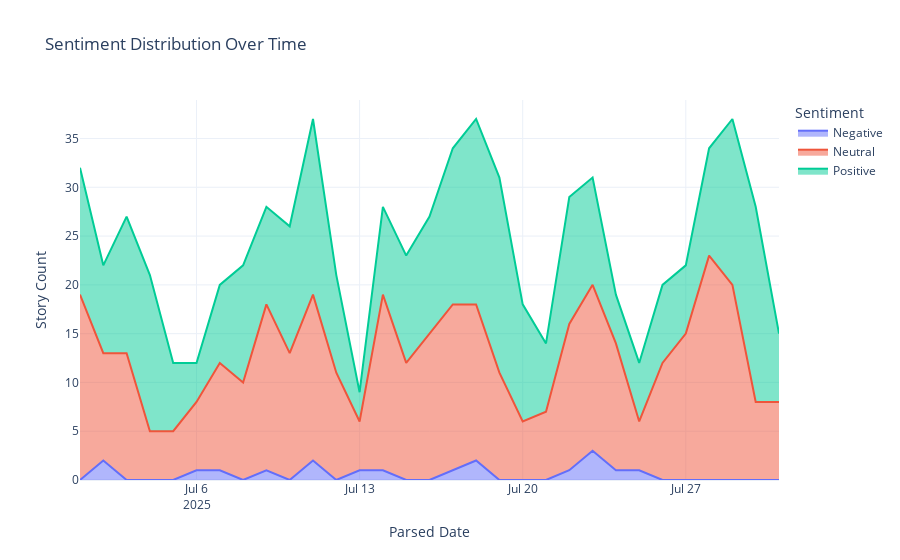

This figure's notebook cell:
### Code cell
# ---------------------------------------------
# Challenge 3: Sentiment Trends (Optimized for Large Datasets)
# ---------------------------------------------
# This cell visualizes sentiment distribution over time, using efficient filtering and aggregation.
# Optimization: Vectorized groupby, memory management.

# Use the cleaned DataFrame for all analysis
df = df_final

# 1. Efficient Filtering: Only keep stories with valid dates and sentiment
df_sentiment_trend = df[df['Parsed Date'].notnull() & df['Sentiment'].notnull()]

sentiment_daily = df_sentiment_trend.groupby(['Parsed Date', 'Sentiment']).size().unstack(fill_value=0)
sentiment_daily.plot.area(figsize=(12,6), cmap='coolwarm', alpha=0.7)
plt.title('Sentiment Distribution Over Time')
plt.xlabel('Date')
plt.ylabel('Story Count')
plt.legend(title='Sentiment')
plt.tight_layout()
plt.show()

import plotly.express as px
fig = px.area(sentiment_daily, x=sentiment_daily.index, y=sentiment_daily.columns,
              title='Sentiment Distribution Over Time',
              labels={'value': 'Story Count', 'variable': 'Sentiment'})
fig.update_layout(template='plotly_white')
fig.show()

# Memory usage monitoring and cleanup
import sys
print(f"Memory usage (MB): {sys.getsizeof(df_sentiment_trend) / 1e6:.2f}")
del df_sentiment_trend

### Figure 1 — Plotly figure (JSON) as saved in the notebook; plotly's stock layout.template omitted (floating-point values rounded to 4 significant figures)
{"data": [{"fillpattern": {"shape": ""}, "hovertemplate": "Sentiment=Negative<br>Parsed Date=%{x}<br>Story Count=%{y}<extra></extra>", "legendgroup": "Negative", "line": {"color": "#636efa"}, "marker": {"symbol": "circle"}, "mode": "lines", "name": "Negative", "orientation": "v", "showlegend": true, "stackgroup": "1", "type": "scatter", "x": ["2025-07-01T00:00:00.000000000", "2025-07-02T00:00:00.000000000", "2025-07-03T00:00:00.000000000", "2025-07-04T00:00:00.000000000", "2025-07-05T00:00:00.000000000", "2025-07-06T00:00:00.000000000", "2025-07-07T00:00:00.000000000", "2025-07-08T00:00:00.000000000", "2025-07-09T00:00:00.000000000", "2025-07-10T00:00:00.000000000", "2025-07-11T00:00:00.000000000", "2025-07-12T00:00:00.000000000", "2025-07-13T00:00:00.000000000", "2025-07-14T00:00:00.000000000", "2025-07-15T00:00:00.000000000", "2025-07-16T00:00:00.000000000", "2025-07-17T00:00:00.000000000", "2025-07-18T00:00:00.000000000", "2025-07-19T00:00:00.000000000", "2025-07-20T00:00:00.000000000", "2025-07-21T00:00:00.000000000", "2025-07-22T00:00:00.000000000", "2025-07-23T00:00:00.000000000", "2025-07-24T00:00:00.000000000", "2025-07-25T00:00:00.000000000", "2025-07-26T00:00:00.000000000", "2025-07-27T00:00:00.000000000", "2025-07-28T00:00:00.000000000", "2025-07-29T00:00:00.000000000", "2025-07-30T00:00:00.000000000", "2025-07-31T00:00:00.000000000"], "xaxis": "x", "y": [0, 2, 0, 0, 0, 1, 1, 0, 1, 0, 2, 0, 1, 1, 0, 0, 1, 2, 0, 0, 0, 1, 3, 1, 1, 0, 0, 0, 0, 0, 0], "yaxis": "y"}, {"fillpattern": {"shape": ""}, "hovertemplate": "Sentiment=Neutral<br>Parsed Date=%{x}<br>Story Count=%{y}<extra></extra>", "legendgroup": "Neutral", "line": {"color": "#EF553B"}, "marker": {"symbol": "circle"}, "mode": "lines", "name": "Neutral", "orientation": "v", "showlegend": true, "stackgroup": "1", "type": "scatter", "x": ["2025-07-01T00:00:00.000000000", "2025-07-02T00:00:00.000000000", "2025-07-03T00:00:00.000000000", "2025-07-04T00:00:00.000000000", "2025-07-05T00:00:00.000000000", "2025-07-06T00:00:00.000000000", "2025-07-07T00:00:00.000000000", "2025-07-08T00:00:00.000000000", "2025-07-09T00:00:00.000000000", "2025-07-10T00:00:00.000000000", "2025-07-11T00:00:00.000000000", "2025-07-12T00:00:00.000000000", "2025-07-13T00:00:00.000000000", "2025-07-14T00:00:00.000000000", "2025-07-15T00:00:00.000000000", "2025-07-16T00:00:00.000000000", "2025-07-17T00:00:00.000000000", "2025-07-18T00:00:00.000000000", "2025-07-19T00:00:00.000000000", "2025-07-20T00:00:00.000000000", "2025-07-21T00:00:00.000000000", "2025-07-22T00:00:00.000000000", "2025-07-23T00:00:00.000000000", "2025-07-24T00:00:00.000000000", "2025-07-25T00:00:00.000000000", "2025-07-26T00:00:00.000000000", "2025-07-27T00:00:00.000000000", "2025-07-28T00:00:00.000000000", "2025-07-29T00:00:00.000000000", "2025-07-30T00:00:00.000000000", "2025-07-31T00:00:00.000000000"], "xaxis": "x", "y": [19, 11, 13, 5, 5, 7, 11, 10, 17, 13, 17, 11, 5, 18, 12, 15, 17, 16, 11, 6, 7, 15, 17, 13, 5, 12, 15, 23, 20, 8, 8], "yaxis": "y"}, {"fillpattern": {"shape": ""}, "hovertemplate": "Sentiment=Positive<br>Parsed Date=%{x}<br>Story Count=%{y}<extra></extra>", "legendgroup": "Positive", "line": {"color": "#00cc96"}, "marker": {"symbol": "circle"}, "mode": "lines", "name": "Positive", "orientation": "v", "showlegend": true, "stackgroup": "1", "type": "scatter", "x": ["2025-07-01T00:00:00.000000000", "2025-07-02T00:00:00.000000000", "2025-07-03T00:00:00.000000000", "2025-07-04T00:00:00.000000000", "2025-07-05T00:00:00.000000000", "2025-07-06T00:00:00.000000000", "2025-07-07T00:00:00.000000000", "2025-07-08T00:00:00.000000000", "2025-07-09T00:00:00.000000000", "2025-07-10T00:00:00.000000000", "2025-07-11T00:00:00.000000000", "2025-07-12T00:00:00.000000000", "2025-07-13T00:00:00.000000000", "2025-07-14T00:00:00.000000000", "2025-07-15T00:00:00.000000000", "2025-07-16T00:00:00.000000000", "2025-07-17T00:00:00.000000000", "2025-07-18T00:00:00.000000000", "2025-07-19T00:00:00.000000000", "2025-07-20T00:00:00.000000000", "2025-07-21T00:00:00.000000000", "2025-07-22T00:00:00.000000000", "2025-07-23T00:00:00.000000000", "2025-07-24T00:00:00.000000000", "2025-07-25T00:00:00.000000000", "2025-07-26T00:00:00.000000000", "2025-07-27T00:00:00.000000000", "2025-07-28T00:00:00.000000000", "2025-07-29T00:00:00.000000000", "2025-07-30T00:00:00.000000000", "2025-07-31T00:00:00.000000000"], "xaxis": "x", "y": [13, 9, 14, 16, 7, 4, 8, 12, 10, 13, 18, 10, 3, 9, 11, 12, 16, 19, 20, 12, 7, 13, 11, 5, 6, 8, 7, 11, 17, 20, 7], "yaxis": "y"}], "layout": {"legend": {"title": {"text": "Sentiment"}, "tracegroupgap": 0}, "title": {"text": "Sentiment Distribution Over Time"}, "xaxis": {"anchor": "y", "domain": [0, 1], "title": {"text": "Parsed Date"}}, "yaxis": {"anchor": "x", "domain": [0, 1], "title": {"text": "Story Count"}}}}
